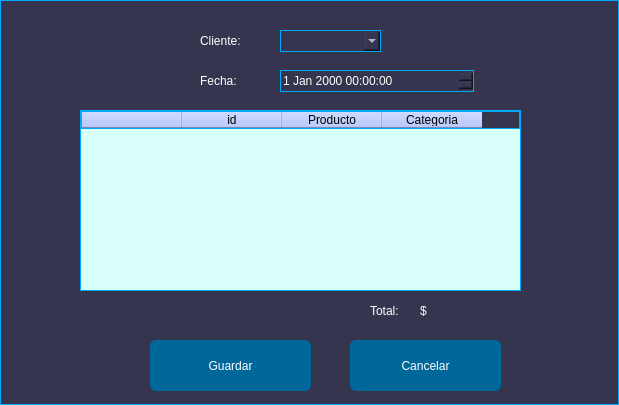
<?xml version="1.0" encoding="UTF-8"?>
<ui version="4.0">
 <class>Form</class>
 <widget class="QWidget" name="Form">
  <property name="geometry">
   <rect>
    <x>0</x>
    <y>0</y>
    <width>619</width>
    <height>405</height>
   </rect>
  </property>
  <property name="windowTitle">
   <string>Form</string>
  </property>
  <property name="styleSheet">
   <string notr="true">background-color: rgb(53, 53, 79);
border: 1px solid #00aaff; /* Contorno neon azul */
color: rgb(255, 255, 255);</string>
  </property>
  <widget class="QTableWidget" name="purchaseTable">
   <property name="geometry">
    <rect>
     <x>80</x>
     <y>110</y>
     <width>441</width>
     <height>181</height>
    </rect>
   </property>
   <property name="styleSheet">
    <string notr="true">QTableWidget {
	color: rgb(201, 255, 252);
    background-color: #d9fffb;; /* Fondo de la tabla (celeste muy tenue) */
}

QTableWidget QHeaderView:section {
    background-color: #a9bdff ; /* Fondo del encabezado de la columna (celeste muy tenue) */
    color: black; /* Color del texto del encabezado de la columna (negro) */
}

QTableWidget::item {
    padding: 5px; /* Espaciado interno de las celdas */ 
	color: black;
}

QTableWidget::item:selected {
    background-color: #d1d1d1; /* Fondo de la celda seleccionada (celeste muy tenue) */
    color: black; /* Color del texto de la celda seleccionada */
}</string>
   </property>
   <column>
    <property name="text">
     <string/>
    </property>
   </column>
   <column>
    <property name="text">
     <string>id</string>
    </property>
   </column>
   <column>
    <property name="text">
     <string>Producto</string>
    </property>
   </column>
   <column>
    <property name="text">
     <string>Categoria</string>
    </property>
   </column>
  </widget>
  <widget class="QLabel" name="label">
   <property name="geometry">
    <rect>
     <x>200</x>
     <y>30</y>
     <width>61</width>
     <height>21</height>
    </rect>
   </property>
   <property name="styleSheet">
    <string notr="true">font: 12pt &quot;MS Shell Dlg 2&quot;;
color: rgb(255, 255, 255);
border: 0px solid #00aaff;</string>
   </property>
   <property name="text">
    <string>Cliente:</string>
   </property>
  </widget>
  <widget class="QDateTimeEdit" name="dateTimeEdit">
   <property name="geometry">
    <rect>
     <x>280</x>
     <y>70</y>
     <width>194</width>
     <height>22</height>
    </rect>
   </property>
  </widget>
  <widget class="QLabel" name="label_2">
   <property name="geometry">
    <rect>
     <x>200</x>
     <y>70</y>
     <width>61</width>
     <height>21</height>
    </rect>
   </property>
   <property name="styleSheet">
    <string notr="true">font: 12pt &quot;MS Shell Dlg 2&quot;;
color: rgb(255, 255, 255);
border: 0px solid #00aaff;</string>
   </property>
   <property name="text">
    <string>Fecha:</string>
   </property>
  </widget>
  <widget class="QLabel" name="label_4">
   <property name="geometry">
    <rect>
     <x>420</x>
     <y>300</y>
     <width>81</width>
     <height>21</height>
    </rect>
   </property>
   <property name="styleSheet">
    <string notr="true">font: 12pt &quot;MS Shell Dlg 2&quot;;
color: rgb(255, 255, 255);
border: 0px solid #00aaff;</string>
   </property>
   <property name="text">
    <string>$</string>
   </property>
  </widget>
  <widget class="QLabel" name="label_3">
   <property name="geometry">
    <rect>
     <x>370</x>
     <y>300</y>
     <width>41</width>
     <height>21</height>
    </rect>
   </property>
   <property name="styleSheet">
    <string notr="true">font: 12pt &quot;MS Shell Dlg 2&quot;;
color: rgb(255, 255, 255);
border: 0px solid #00aaff;</string>
   </property>
   <property name="text">
    <string>Total:</string>
   </property>
  </widget>
  <widget class="QComboBox" name="clientComboBox">
   <property name="geometry">
    <rect>
     <x>280</x>
     <y>30</y>
     <width>101</width>
     <height>22</height>
    </rect>
   </property>
  </widget>
  <widget class="QPushButton" name="saveButton">
   <property name="geometry">
    <rect>
     <x>150</x>
     <y>340</y>
     <width>161</width>
     <height>51</height>
    </rect>
   </property>
   <property name="styleSheet">
    <string notr="true">background-color: rgb(0, 103, 155);
font: 87 12pt &quot;Arial Black&quot;;
color: rgb(255, 255, 255);
border-radius: 6px;
border: 0px solid black;</string>
   </property>
   <property name="text">
    <string>Guardar</string>
   </property>
  </widget>
  <widget class="QPushButton" name="cancelButton">
   <property name="geometry">
    <rect>
     <x>350</x>
     <y>340</y>
     <width>151</width>
     <height>51</height>
    </rect>
   </property>
   <property name="styleSheet">
    <string notr="true">background-color: rgb(0, 103, 155);
font: 87 12pt &quot;Arial Black&quot;;
color: rgb(255, 255, 255);
border-radius: 6px;
border: 0px solid black;</string>
   </property>
   <property name="text">
    <string>Cancelar</string>
   </property>
  </widget>
 </widget>
 <resources/>
 <connections/>
</ui>
